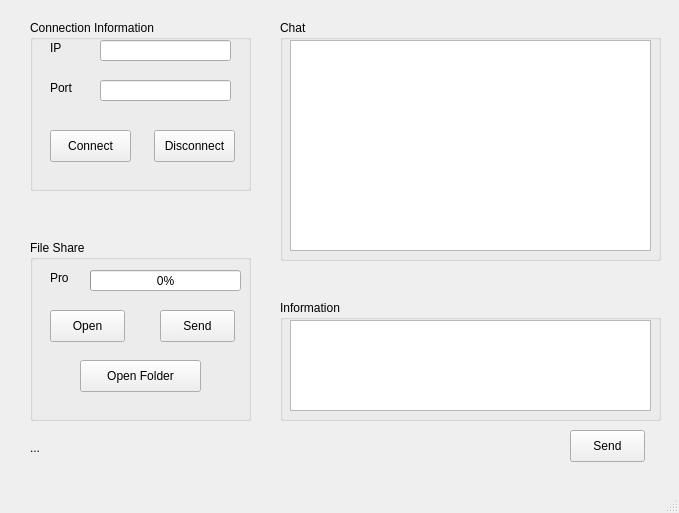
<?xml version="1.0" encoding="UTF-8"?>
<ui version="4.0">
 <class>MainWindow</class>
 <widget class="QMainWindow" name="MainWindow">
  <property name="geometry">
   <rect>
    <x>0</x>
    <y>0</y>
    <width>679</width>
    <height>513</height>
   </rect>
  </property>
  <property name="windowTitle">
   <string>MainWindow</string>
  </property>
  <widget class="QWidget" name="centralwidget">
   <widget class="QGroupBox" name="groupBox">
    <property name="geometry">
     <rect>
      <x>30</x>
      <y>20</y>
      <width>221</width>
      <height>171</height>
     </rect>
    </property>
    <property name="title">
     <string>Connection Information</string>
    </property>
    <widget class="QLineEdit" name="portLineEdit">
     <property name="geometry">
      <rect>
       <x>70</x>
       <y>60</y>
       <width>131</width>
       <height>21</height>
      </rect>
     </property>
    </widget>
    <widget class="QLabel" name="label">
     <property name="geometry">
      <rect>
       <x>20</x>
       <y>20</y>
       <width>51</width>
       <height>16</height>
      </rect>
     </property>
     <property name="text">
      <string>IP</string>
     </property>
    </widget>
    <widget class="QLineEdit" name="hostLineEdit">
     <property name="geometry">
      <rect>
       <x>70</x>
       <y>20</y>
       <width>131</width>
       <height>21</height>
      </rect>
     </property>
    </widget>
    <widget class="QLabel" name="label_2">
     <property name="geometry">
      <rect>
       <x>20</x>
       <y>60</y>
       <width>51</width>
       <height>16</height>
      </rect>
     </property>
     <property name="text">
      <string>Port</string>
     </property>
    </widget>
    <widget class="QPushButton" name="connectButton">
     <property name="geometry">
      <rect>
       <x>20</x>
       <y>110</y>
       <width>81</width>
       <height>32</height>
      </rect>
     </property>
     <property name="text">
      <string>Connect</string>
     </property>
    </widget>
    <widget class="QPushButton" name="disconnectButton">
     <property name="geometry">
      <rect>
       <x>124</x>
       <y>110</y>
       <width>81</width>
       <height>32</height>
      </rect>
     </property>
     <property name="text">
      <string>Disconnect</string>
     </property>
    </widget>
   </widget>
   <widget class="QPushButton" name="sendMesButton">
    <property name="geometry">
     <rect>
      <x>570</x>
      <y>430</y>
      <width>75</width>
      <height>32</height>
     </rect>
    </property>
    <property name="text">
     <string>Send</string>
    </property>
   </widget>
   <widget class="QLabel" name="currentStatusLabel">
    <property name="geometry">
     <rect>
      <x>30</x>
      <y>440</y>
      <width>371</width>
      <height>16</height>
     </rect>
    </property>
    <property name="text">
     <string>...</string>
    </property>
   </widget>
   <widget class="QGroupBox" name="groupBox_3">
    <property name="geometry">
     <rect>
      <x>280</x>
      <y>20</y>
      <width>381</width>
      <height>241</height>
     </rect>
    </property>
    <property name="title">
     <string>Chat</string>
    </property>
    <widget class="QTextBrowser" name="textBrowser">
     <property name="geometry">
      <rect>
       <x>10</x>
       <y>20</y>
       <width>361</width>
       <height>211</height>
      </rect>
     </property>
    </widget>
   </widget>
   <widget class="QGroupBox" name="groupBox_4">
    <property name="geometry">
     <rect>
      <x>280</x>
      <y>300</y>
      <width>381</width>
      <height>121</height>
     </rect>
    </property>
    <property name="title">
     <string>Information</string>
    </property>
    <widget class="QTextEdit" name="inputTextEdit">
     <property name="geometry">
      <rect>
       <x>10</x>
       <y>20</y>
       <width>361</width>
       <height>91</height>
      </rect>
     </property>
    </widget>
   </widget>
   <widget class="QGroupBox" name="groupBox_2">
    <property name="geometry">
     <rect>
      <x>30</x>
      <y>240</y>
      <width>221</width>
      <height>181</height>
     </rect>
    </property>
    <property name="title">
     <string>File Share</string>
    </property>
    <widget class="QLabel" name="label_3">
     <property name="geometry">
      <rect>
       <x>20</x>
       <y>30</y>
       <width>31</width>
       <height>16</height>
      </rect>
     </property>
     <property name="text">
      <string>Pro</string>
     </property>
    </widget>
    <widget class="QProgressBar" name="clientProgressBar">
     <property name="geometry">
      <rect>
       <x>60</x>
       <y>30</y>
       <width>151</width>
       <height>21</height>
      </rect>
     </property>
     <property name="value">
      <number>0</number>
     </property>
    </widget>
    <widget class="QPushButton" name="openButton">
     <property name="geometry">
      <rect>
       <x>20</x>
       <y>70</y>
       <width>75</width>
       <height>32</height>
      </rect>
     </property>
     <property name="text">
      <string>Open</string>
     </property>
    </widget>
    <widget class="QPushButton" name="sendFileButton">
     <property name="geometry">
      <rect>
       <x>130</x>
       <y>70</y>
       <width>75</width>
       <height>32</height>
      </rect>
     </property>
     <property name="text">
      <string>Send</string>
     </property>
    </widget>
    <widget class="QPushButton" name="openFolderButton">
     <property name="geometry">
      <rect>
       <x>50</x>
       <y>120</y>
       <width>121</width>
       <height>32</height>
      </rect>
     </property>
     <property name="text">
      <string>Open Folder</string>
     </property>
    </widget>
   </widget>
  </widget>
  <widget class="QMenuBar" name="menubar">
   <property name="geometry">
    <rect>
     <x>0</x>
     <y>0</y>
     <width>679</width>
     <height>25</height>
    </rect>
   </property>
  </widget>
  <widget class="QStatusBar" name="statusbar"/>
 </widget>
 <resources/>
 <connections/>
</ui>
